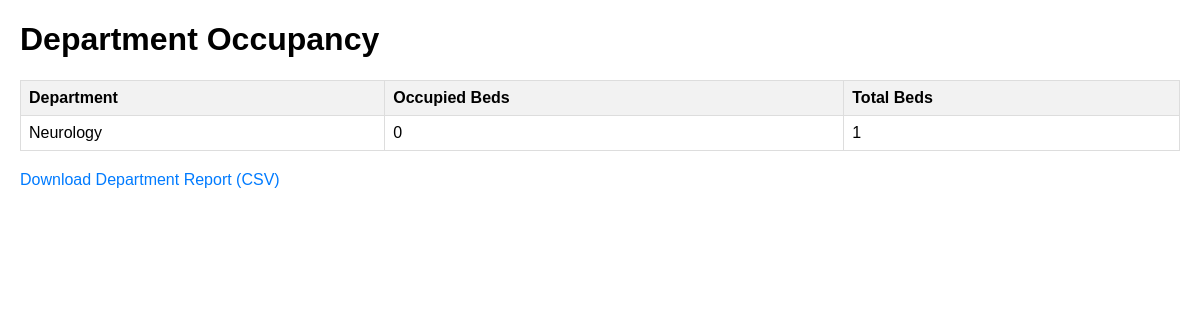
The page /occupancy/ on the database as committed earlier.
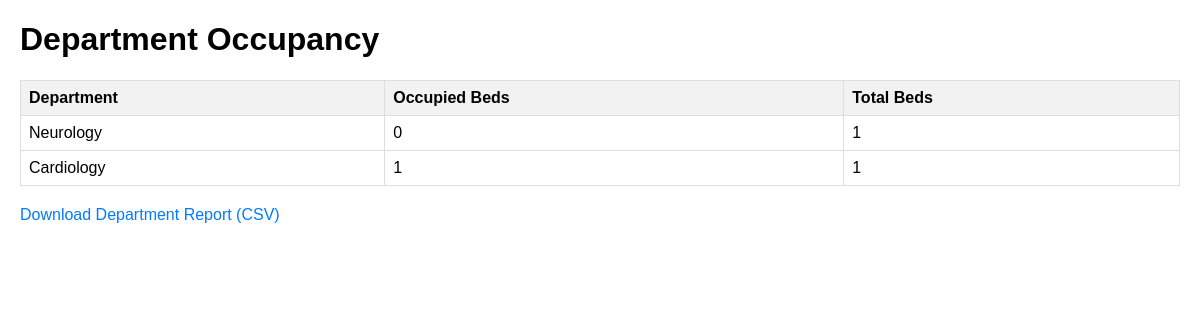
The same page on the database as committed later.
### dashboard/models.py (models this page shows, shortened)
class Departments(models.Model):
    name = models.CharField(max_length=50)

### dashboard/views.py (the view)
# urls.py: path("occupancy/", views.occupancy, name="occupancy"),
def occupancy(request):
    departments = Departments.objects.all()
    department_occupancy = {}
    for department in departments:
        beds_in_department = Bed.objects.filter(department=department)
        occupied_beds = beds_in_department.filter(occupied=True).count()
        total_beds = beds_in_department.count()
        department_occupancy[department] = {
            'occupied': occupied_beds,
            'total': total_beds,
        }
    context = {
        'department_occupancy': department_occupancy
    }
    return render(request, 'main/occupancy.html', context)

### dashboard/templates/main/occupancy.html (shortened to what this page needs)
<!DOCTYPE html>
<html>
<head>
</head>
<body>
    <h1>Department Occupancy</h1>
    <table>
        <thead>
            <tr>
                <th>Department</th>
                <th>Occupied Beds</th>
                <th>Total Beds</th>
            </tr>
        </thead>
        <tbody>
            {% for department, occupancy in department_occupancy.items %}
                <tr>
                    <td>{{ department.name }}</td>
                    <td>{{ occupancy.occupied }}</td>
                    <td>{{ occupancy.total }}</td>
                </tr>
            {% endfor %}
        </tbody>
    </table>
    <a href="{% url 'download_department_report' %}" download>Download Department Report (CSV)</a>
</body>
</html>

Rows that differ between the two databases and show on the page:
added Departments: name "Cardiology", occupied "1", total "1"
